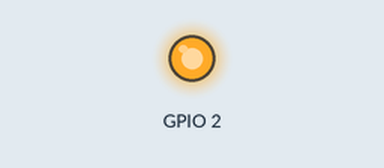
Recording of a program running on a simulated ESP32. Parts: output pins drawn as LEDs (lit = HIGH). WiFi joins after 1.5 s; servers stay silent unless stated; a WiFi scan finds three made-up networks; what the program prints to the serial monitor is not drawn.

Above: at 2.0 s.
At 4.0 s:
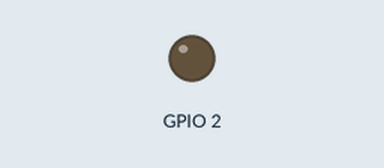
Timing chart, 0 to 6.7 s (numbered marks = the images above):
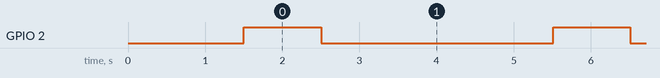

Measured:
- by itself, GPIO 2: alternates HIGH for 1.0 s and LOW for 3.0 s

The program:

main.cpp
```cpp
#include <Arduino.h>
#include <WiFi.h>
#include <ESPAsyncWebServer.h>
#include <AsyncTCP.h>

AsyncWebServer serwer(80);


void Scan_Network(void);
void Web_Page_Setup(void);

void setup() {
  pinMode(2,OUTPUT);
  Serial.begin(115200);
  WiFi.mode(WIFI_STA);
  Serial.print("Moj adres MAC:"+ WiFi.macAddress() + "Rozpoczynam laczenie! ");
  WiFi.begin("PAKISO_LAB","pakisolab");
  while (WiFi.status() != WL_CONNECTED){
      delay(500);
      Serial.print(".");
  }
  Serial.println("");
  Serial.println("Pomyslnie połączono! Otrzymałem IP: " + WiFi.localIP().toString());
  Web_Page_Setup();


}

void loop() {
  digitalWrite(2,HIGH);
  delay(1000);
  digitalWrite(2,LOW);
  delay(1000);
  Scan_Network();
}


void Scan_Network(void){
  int n = WiFi.scanNetworks();
  if (n == 0)
    Serial.println("Nie znaleziono sieci WiFi");
  else
    Serial.printf("Znaleziono %d sieci. \n\r", n);

    for (uint8_t i = 0; i < n; i++)
    {
      String nazwa_sieci = WiFi.SSID(i);
      int32_t sila_sieci = WiFi.RSSI(i);

      Serial.println(String(i) +". Nazwa sieci:" + nazwa_sieci + " Siła sygnału:" + String(sila_sieci));
    }


}

void Web_Page_Setup(void){
  serwer.on("/",HTTP_GET,[](AsyncWebServerRequest *request){
    String html = R"html(
    <!DOCTYPE html>
<!--[if lt IE 7]>      <html class="no-js lt-ie9 lt-ie8 lt-ie7"> <![endif]-->
<!--[if IE 7]>         <html class="no-js lt-ie9 lt-ie8"> <![endif]-->
<!--[if IE 8]>         <html class="no-js lt-ie9"> <![endif]-->
<!--[if gt IE 8]>      <html class="no-js"> <!--<![endif]-->
<html>
    <head>
        <meta charset="utf-8">
        <meta http-equiv="X-UA-Compatible" content="IE=edge">
        <title>Strona Postawiona na ESP32</title>
        <meta name="description" content="">
        <meta name="viewport" content="width=device-width, initial-scale=1">
        <link rel="stylesheet" href="">
    </head>
    <body>
        <!--[if lt IE 7]>
            <p class="browsehappy">You are using an <strong>outdated</strong> browser. Please <a href="#">upgrade your browser</a> to improve your experience.</p>
        <![endif]-->
        <h5>Witaj świecie!</h5>

        <script src="" async defer></script>
    </body>
</html>
    )html";


    request->send(200,"text/html",html);
  });

  serwer.begin();
}

//TEST
```
